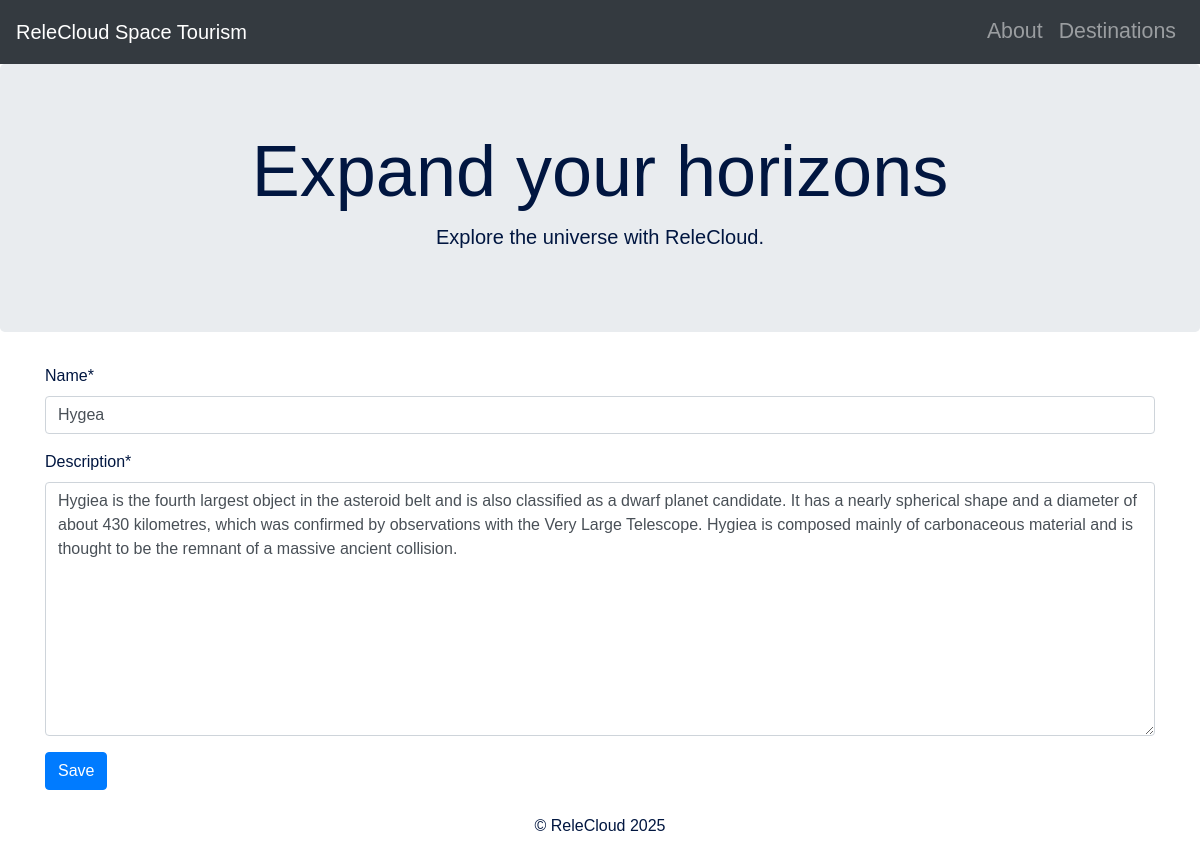
Before: /destination/1/update with the older database file.
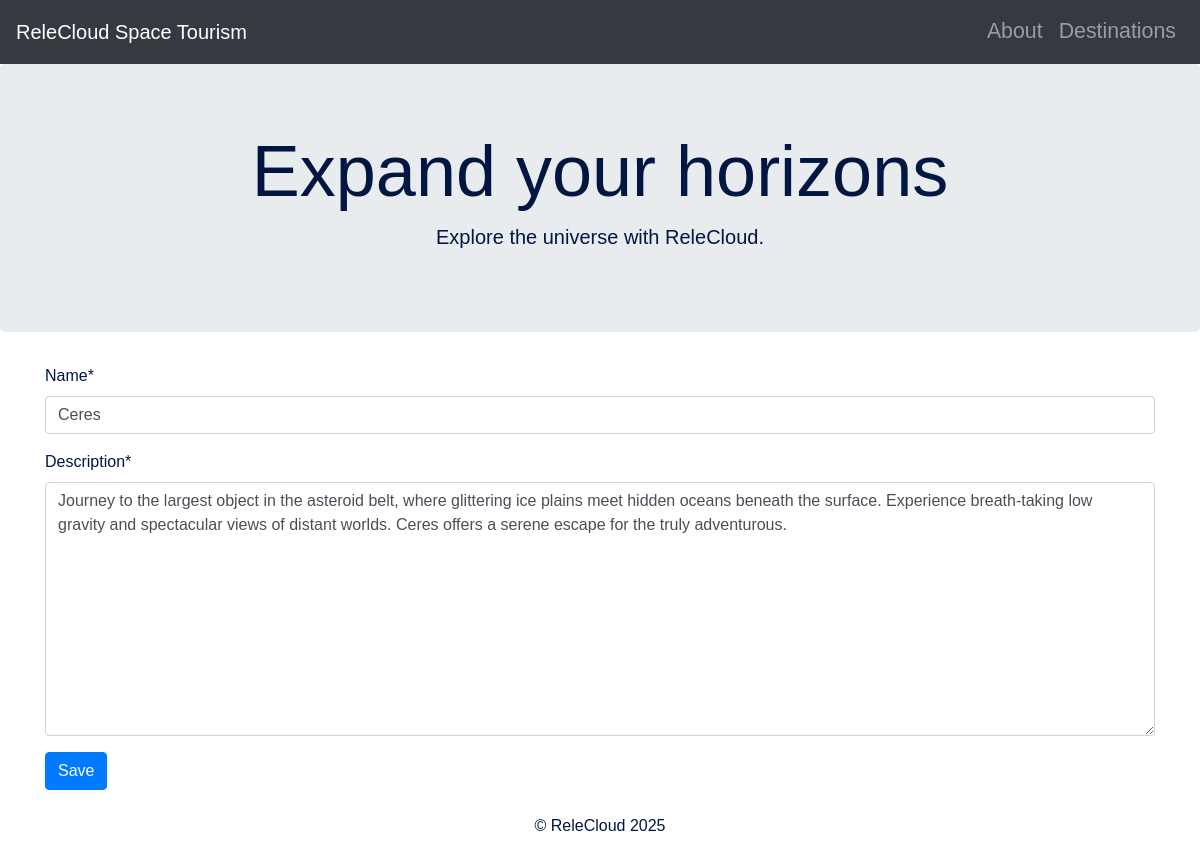
After: the same page with the newer database file.
### relecloud/models.py (models this page shows, shortened)
class Destination(models.Model):
    name = models.CharField(
        unique=True,
        max_length=50,
        null=False,
        blank=False,
    )
    description = models.TextField(
        max_length=2000,
        null=False,
        blank=False
    )

### relecloud/views.py (the view)
# urls.py: path('destination/<int:pk>/update', views.DestinationUpdateView.as_view(), name='destination_form'),
class DestinationUpdateView(generic.UpdateView):
    model = models.Destination
    template_name = 'relecloud/destination_form.html'
    fields = ['name', 'description']

### relecloud/templates/relecloud/destination_form.html (shortened to what this page needs)
{% extends "base.html" %}
{% load crispy_forms_tags %}
{% block content %}
<form method="post">
    {{ form|crispy }}
    <button type="submit" class="btn btn-primary">
        Save
    </button>
</form>
{% endblock content %}

Changed rows visible on the page:
changed Destination: name "Hygea" → "Ceres"; description "Hygiea is the fourth largest object in the asteroid belt and is also classified as a dwarf planet candidate. It has a nearly spherical shape and a diameter of about 430 kilometres, which was confirmed by observations with the Very Large Telescope. Hygiea is composed mainly of carbonaceous material and is thought to be the remnant of a massive ancient collision." → "Journey to the largest object in the asteroid belt, where glittering ice plains meet hidden oceans beneath the surface. Experience breath-taking low gravity and spectacular views of distant worlds. Ceres offers a serene escape for the truly adventurous."
